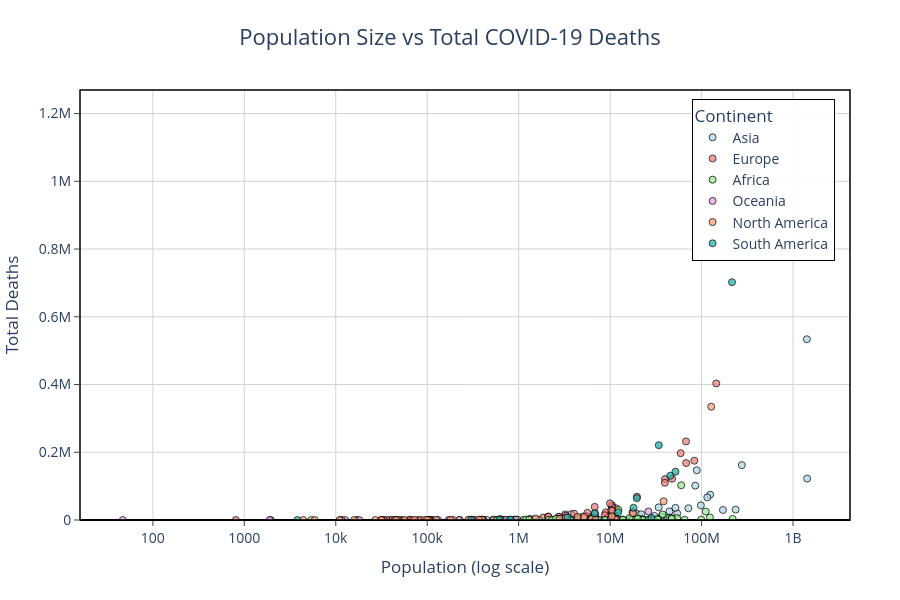

Notebook cell for this chart:
### Markdown cell above
---
## 7. 📊 Relationship Analysis: Population Size vs Total COVID-19 Deaths

**Question:** Did larger countries simply accumulate more deaths due to sheer population size?

Both axes are on a **logarithmic scale** to handle the extreme range in values. Bubble size reflects the death rate per million — this helps distinguish countries with high absolute deaths from those with disproportionately high per-capita mortality.

### Code cell
# Prepare data for Population vs Deaths chart
pop_deaths_data = latest_country_data.dropna(subset=['population', 'total_deaths', 'deaths_per_million'])

fig_pop_deaths = px.scatter(
    pop_deaths_data,
    x='population',
    y='total_deaths',
    color='continent',
    color_discrete_map=continent_colors,
    hover_name='location',
    custom_data=['population', 'total_deaths', 'deaths_per_million', 'total_cases', 'continent'],
    log_x=True,
    title='Population Size vs Total COVID-19 Deaths',
    labels={'population': 'Population (log scale)', 
            'total_deaths': 'Total Deaths'},
    height=600
)

fig_pop_deaths.update_traces(
    marker=dict(
        size=7,
        opacity=0.75,
        line=dict(width=1, color='black')
    ),
    hovertemplate=(
        '<b>%{hovertext}</b><br>'
        '<b>Continent:</b> %{customdata[4]}<br>'
        '<b>Population:</b> %{customdata[0]:,.0f}<br>'
        '<b>Total Deaths:</b> %{customdata[1]:,.0f}<br>'
        '<b>Deaths per Million:</b> %{customdata[2]:.1f}<br>'
        '<b>Total Cases:</b> %{customdata[3]:,.0f}'
        '<extra></extra>'
    )
)

fig_pop_deaths = apply_relationship_chart_guidelines(fig_pop_deaths,
    'Population Size vs Total COVID-19 Deaths',
    'Population (log scale)',
    'Total Deaths',
    y_zero=True)

fig_pop_deaths.show()

# Save the chart
fig_pop_deaths.write_html(str(output_dir / "population_vs_deaths.html"))
print("✓ Saved: outputs/charts/population_vs_deaths.html")

### Figure 1 — Plotly figure (JSON) as saved in the notebook; plotly's stock layout.template omitted (floating-point values rounded to 4 significant figures; data arrays with more than 128 entries replaced by an {"elided": "..."} marker saying what was removed)
{"data": [{"customdata": {"elided": "50x5 mixed values"}, "hovertemplate": "<b>%{hovertext}</b><br><b>Continent:</b> %{customdata[4]}<br><b>Population:</b> %{customdata[0]:,.0f}<br><b>Total Deaths:</b> %{customdata[1]:,.0f}<br><b>Deaths per Million:</b> %{customdata[2]:.1f}<br><b>Total Cases:</b> %{customdata[3]:,.0f}<extra></extra>", "hovertext": ["Afghanistan", "Armenia", "Azerbaijan", "Bahrain", "Bangladesh", "Bhutan", "Brunei", "Cambodia", "China", "East Timor", "Georgia", "Hong Kong", "India", "Indonesia", "Iran", "Iraq", "Israel", "Japan", "Jordan", "Kazakhstan", "Kuwait", "Kyrgyzstan", "Laos", "Lebanon", "Macao", "Malaysia", "Maldives", "Mongolia", "Myanmar", "Nepal", "North Korea", "Oman", "Pakistan", "Palestine", "Philippines", "Qatar", "Saudi Arabia", "Singapore", "South Korea", "Sri Lanka", "Syria", "Taiwan", "Tajikistan", "Thailand", "Turkey", "Turkmenistan", "United Arab Emirates", "Uzbekistan", "Vietnam", "Yemen"], "legendgroup": "Asia", "marker": {"color": "lightblue", "line": {"color": "black", "width": 1}, "opacity": 0.75, "size": 7, "symbol": "circle"}, "mode": "markers", "name": "Asia", "orientation": "v", "showlegend": true, "type": "scatter", "x": [41128772, 2780472, 10358078, 1472237, 171186368, 782457, 449002, 16767851, 1425887360, 1341298, 3744385, 7488863, 1417173120, 275501344, 88550568, 44496124, 9449000, 123951696, 11285875, 19397998, 4268886, 6630621, 7529477, 5489744, 695180, 33938216, 523798, 3398373, 54179312, 30547586, 26069416, 4576300, 235824864, 5250076, 115559008, 2695131, 36408824, 5637022, 51815808, 21832150, 22125242, 23893396, 9952789, 71697024, 85341248, 6430777, 9441138, 34627648, 98186856, 33696612], "xaxis": "x", "y": [7998, 8777, 10353, 1536, 29499, 21, 179, 3056, 122304, 138, 17150, 0, 533623, 162059, 146837, 25375, 12707, 74694, 14122, 19072, 2570, 1024, 671, 10947, 0, 37351, 316, 2136, 19494, 12031, 0, 4628, 30656, 5708, 66864, 690, 9646, 2024, 35934, 16907, 3163, 0, 125, 34715, 101419, 0, 2349, 1016, 43206, 2159], "yaxis": "y"}, {"customdata": {"elided": "50x5 mixed values"}, "hovertemplate": "<b>%{hovertext}</b><br><b>Continent:</b> %{customdata[4]}<br><b>Population:</b> %{customdata[0]:,.0f}<br><b>Total Deaths:</b> %{customdata[1]:,.0f}<br><b>Deaths per Million:</b> %{customdata[2]:.1f}<br><b>Total Cases:</b> %{customdata[3]:,.0f}<extra></extra>", "hovertext": ["Albania", "Andorra", "Austria", "Belarus", "Belgium", "Bosnia and Herzegovina", "Bulgaria", "Croatia", "Cyprus", "Czechia", "Denmark", "Estonia", "Faroe Islands", "Finland", "France", "Germany", "Gibraltar", "Greece", "Guernsey", "Hungary", "Iceland", "Ireland", "Isle of Man", "Italy", "Jersey", "Latvia", "Liechtenstein", "Lithuania", "Luxembourg", "Malta", "Moldova", "Monaco", "Montenegro", "Netherlands", "North Macedonia", "Norway", "Poland", "Portugal", "Romania", "Russia", "San Marino", "Serbia", "Slovakia", "Slovenia", "Spain", "Sweden", "Switzerland", "Ukraine", "United Kingdom", "Vatican"], "legendgroup": "Europe", "marker": {"color": "lightcoral", "line": {"color": "black", "width": 1}, "opacity": 0.75, "size": 7, "symbol": "circle"}, "mode": "markers", "name": "Europe", "orientation": "v", "showlegend": true, "type": "scatter", "x": [2842318, 79843, 8939617, 9534956, 11655923, 3233530, 6781955, 4030361, 896007, 10493990, 5882259, 1326064, 53117, 5540745, 67813000, 83369840, 32677, 10384972, 63329, 9967304, 372903, 5023108, 84534, 59037472, 110796, 1850654, 39355, 2750058, 647601, 533293, 3272993, 36491, 627082, 17564020, 2093606, 5434324, 39857144, 10270857, 19659270, 144713312, 33690, 6871547, 5643455, 2119843, 47558632, 10549349, 8740471, 39701744, 67508936, 808], "xaxis": "x", "y": [3605, 159, 22534, 7118, 34339, 16392, 38700, 18752, 1451, 43509, 9693, 2998, 28, 11466, 168091, 174979, 113, 39258, 67, 49053, 186, 9744, 116, 197307, 161, 7475, 89, 9810, 1000, 922, 12245, 67, 2654, 22986, 9978, 5732, 120726, 28809, 68825, 403188, 126, 18057, 21227, 10083, 121852, 27399, 14170, 109920, 232112, 0], "yaxis": "y"}, {"customdata": {"elided": "58x5 mixed values"}, "hovertemplate": "<b>%{hovertext}</b><br><b>Continent:</b> %{customdata[4]}<br><b>Population:</b> %{customdata[0]:,.0f}<br><b>Total Deaths:</b> %{customdata[1]:,.0f}<br><b>Deaths per Million:</b> %{customdata[2]:.1f}<br><b>Total Cases:</b> %{customdata[3]:,.0f}<extra></extra>", "hovertext": ["Algeria", "Angola", "Benin", "Botswana", "Burkina Faso", "Burundi", "Cameroon", "Cape Verde", "Central African Republic", "Chad", "Comoros", "Congo", "Cote d'Ivoire", "Democratic Republic of Congo", "Djibouti", "Egypt", "Equatorial Guinea", "Eritrea", "Eswatini", "Ethiopia", "Gabon", "Gambia", "Ghana", "Guinea", "Guinea-Bissau", "Kenya", "Lesotho", "Liberia", "Libya", "Madagascar", "Malawi", "Mali", "Mauritania", "Mauritius", "Mayotte", "Morocco", "Mozambique", "Namibia", "Niger", "Nigeria", "Reunion", "Rwanda", "Saint Helena", "Sao Tome and Principe", "Senegal", "Seychelles", "Sierra Leone", "Somalia", "South Africa", "South Sudan", "Sudan", "Tanzania", "Togo", "Tunisia", "Uganda", "Western Sahara", "Zambia", "Zimbabwe"], "legendgroup": "Africa", "marker": {"color": "lightgreen", "line": {"color": "black", "width": 1}, "opacity": 0.75, "size": 7, "symbol": "circle"}, "mode": "markers", "name": "Africa", "orientation": "v", "showlegend": true, "type": "scatter", "x": [44903228, 35588996, 13352864, 2630300, 22673764, 12889583, 27914542, 593162, 5579148, 17723312, 836783, 5970430, 28160548, 99010216, 1120851, 110990096, 1674916, 3684041, 1201680, 123379928, 2388997, 2705995, 33475870, 13859349, 2105580, 54027484, 2305826, 5302690, 6812344, 29611718, 20405318, 22593598, 4736146, 1299478, 326113, 37457976, 32969520, 2567024, 26207982, 218541216, 974062, 13776702, 5401, 227393, 17316452, 107135, 8605723, 17597508, 59893884, 10913172, 46874200, 65497752, 8848700, 12356116, 47249588, 576005, 20017670, 16320539], "xaxis": "x", "y": [6881, 1937, 163, 2801, 400, 15, 1974, 417, 113, 194, 160, 389, 835, 1474, 189, 24830, 183, 103, 1427, 7574, 307, 372, 1462, 468, 177, 5689, 709, 294, 6437, 1428, 2686, 743, 997, 1073, 187, 16305, 2252, 4108, 315, 3155, 921, 1468, 0, 80, 1971, 172, 126, 1361, 102595, 147, 5046, 846, 290, 29423, 3632, 0, 4077, 5740], "yaxis": "y"}, {"customdata": [[44295, 34, 767.6, 8359, "Oceania"], [26177410, 25236, 964.0, 11861161, "Oceania"], [17032, 2, 117.4, 7345, "Oceania"], [929769, 885, 951.9, 69047, "Oceania"], [306292, 650, 2122.0, 79387, "Oceania"], [171783, 419, 2439.0, 52287, "Oceania"], [131237, 24, 182.9, 5085, "Oceania"], [41593, 17, 408.7, 16297, "Oceania"], [114178, 65, 569.3, 31765, "Oceania"], [12691, 1, 78.8, 5393, "Oceania"], [289959, 314, 1083.0, 80163, "Oceania"], [5185289, 4284, 826.2, 2639048, "Oceania"], [1952, 0, 0, 1074, "Oceania"], [49574, 41, 827.0, 14912, "Oceania"], [18084, 10, 553.0, 6372, "Oceania"], [10142625, 670, 66.06, 46864, "Oceania"], [47, 0, 0, 4, "Oceania"], [222390, 31, 139.4, 17057, "Oceania"], [724272, 199, 274.8, 25954, "Oceania"], [1893, 0, 0, 80, "Oceania"], [106867, 12, 112.3, 16976, "Oceania"], [11335, 1, 88.22, 2943, "Oceania"], [326744, 14, 42.85, 12019, "Oceania"], [11596, 9, 776.1, 3760, "Oceania"]], "hovertemplate": "<b>%{hovertext}</b><br><b>Continent:</b> %{customdata[4]}<br><b>Population:</b> %{customdata[0]:,.0f}<br><b>Total Deaths:</b> %{customdata[1]:,.0f}<br><b>Deaths per Million:</b> %{customdata[2]:.1f}<br><b>Total Cases:</b> %{customdata[3]:,.0f}<extra></extra>", "hovertext": ["American Samoa", "Australia", "Cook Islands", "Fiji", "French Polynesia", "Guam", "Kiribati", "Marshall Islands", "Micronesia (country)", "Nauru", "New Caledonia", "New Zealand", "Niue", "Northern Mariana Islands", "Palau", "Papua New Guinea", "Pitcairn", "Samoa", "Solomon Islands", "Tokelau", "Tonga", "Tuvalu", "Vanuatu", "Wallis and Futuna"], "legendgroup": "Oceania", "marker": {"color": "plum", "line": {"color": "black", "width": 1}, "opacity": 0.75, "size": 7, "symbol": "circle"}, "mode": "markers", "name": "Oceania", "orientation": "v", "showlegend": true, "type": "scatter", "x": [44295, 26177410, 17032, 929769, 306292, 171783, 131237, 41593, 114178, 12691, 289959, 5185289, 1952, 49574, 18084, 10142625, 47, 222390, 724272, 1893, 106867, 11335, 326744, 11596], "xaxis": "x", "y": [34, 25236, 2, 885, 650, 419, 24, 17, 65, 1, 314, 4284, 0, 41, 10, 670, 0, 31, 199, 0, 12, 1, 14, 9], "yaxis": "y"}, {"customdata": {"elided": "41x5 mixed values"}, "hovertemplate": "<b>%{hovertext}</b><br><b>Continent:</b> %{customdata[4]}<br><b>Population:</b> %{customdata[0]:,.0f}<br><b>Total Deaths:</b> %{customdata[1]:,.0f}<br><b>Deaths per Million:</b> %{customdata[2]:.1f}<br><b>Total Cases:</b> %{customdata[3]:,.0f}<extra></extra>", "hovertext": ["Anguilla", "Antigua and Barbuda", "Aruba", "Bahamas", "Barbados", "Belize", "Bermuda", "Bonaire Sint Eustatius and Saba", "British Virgin Islands", "Canada", "Cayman Islands", "Costa Rica", "Cuba", "Curacao", "Dominica", "Dominican Republic", "El Salvador", "Greenland", "Grenada", "Guadeloupe", "Guatemala", "Haiti", "Honduras", "Jamaica", "Martinique", "Mexico", "Montserrat", "Nicaragua", "Panama", "Puerto Rico", "Saint Barthelemy", "Saint Kitts and Nevis", "Saint Lucia", "Saint Martin (French part)", "Saint Pierre and Miquelon", "Saint Vincent and the Grenadines", "Sint Maarten (Dutch part)", "Trinidad and Tobago", "Turks and Caicos Islands", "United States", "United States Virgin Islands"], "legendgroup": "North America", "marker": {"color": "lightsalmon", "line": {"color": "black", "width": 1}, "opacity": 0.75, "size": 7, "symbol": "circle"}, "mode": "markers", "name": "North America", "orientation": "v", "showlegend": true, "type": "scatter", "x": [15877, 93772, 106459, 409989, 281646, 405285, 64207, 27052, 31332, 38454328, 68722, 5180836, 11212198, 191173, 72758, 11228821, 6336393, 56494, 125459, 395762, 17843914, 11585003, 10432858, 2827382, 367512, 127504120, 4413, 6948395, 4408582, 3252412, 10994, 47681, 179872, 31816, 5885, 103959, 44192, 1531043, 45726, 338289856, 99479], "xaxis": "x", "y": [12, 146, 292, 849, 593, 688, 165, 41, 64, 55282, 37, 9372, 8530, 305, 74, 4384, 4230, 21, 238, 1021, 20203, 860, 11114, 3611, 1104, 334551, 8, 245, 8748, 5938, 5, 46, 410, 46, 2, 124, 92, 4390, 40, 1193165, 132], "yaxis": "y"}, {"customdata": [[45510324, 130663, 2871.0, 10101218, "South America"], [12224114, 22387, 1831.0, 1212147, "South America"], [215313504, 702116, 3261.0, 37511921, "South America"], [19603736, 64482, 3289.0, 5401126, "South America"], [51874028, 142727, 2751.0, 6391876, "South America"], [18001002, 36050, 2003.0, 1077445, "South America"], [3801, 0, 0, 1923, "South America"], [304568, 413, 1356.0, 98041, "South America"], [808727, 1302, 1610.0, 74443, "South America"], [6780745, 19880, 2932.0, 735759, "South America"], [34049588, 220975, 6490.0, 4526977, "South America"], [618046, 1406, 2275.0, 82501, "South America"], [3422796, 7682, 2244.0, 1041346, "South America"], [28301700, 5856, 206.9, 552695, "South America"]], "hovertemplate": "<b>%{hovertext}</b><br><b>Continent:</b> %{customdata[4]}<br><b>Population:</b> %{customdata[0]:,.0f}<br><b>Total Deaths:</b> %{customdata[1]:,.0f}<br><b>Deaths per Million:</b> %{customdata[2]:.1f}<br><b>Total Cases:</b> %{customdata[3]:,.0f}<extra></extra>", "hovertext": ["Argentina", "Bolivia", "Brazil", "Chile", "Colombia", "Ecuador", "Falkland Islands", "French Guiana", "Guyana", "Paraguay", "Peru", "Suriname", "Uruguay", "Venezuela"], "legendgroup": "South America", "marker": {"color": "lightseagreen", "line": {"color": "black", "width": 1}, "opacity": 0.75, "size": 7, "symbol": "circle"}, "mode": "markers", "name": "South America", "orientation": "v", "showlegend": true, "type": "scatter", "x": [45510324, 12224114, 215313504, 19603736, 51874028, 18001002, 3801, 304568, 808727, 6780745, 34049588, 618046, 3422796, 28301700], "xaxis": "x", "y": [130663, 22387, 702116, 64482, 142727, 36050, 0, 413, 1302, 19880, 220975, 1406, 7682, 5856], "yaxis": "y"}], "layout": {"font": {"size": 14}, "height": 600, "legend": {"bgcolor": "rgba(255,255,255,0.9)", "bordercolor": "black", "borderwidth": 1, "orientation": "v", "title": {"text": "Continent"}, "tracegroupgap": 0, "x": 0.98, "xanchor": "right", "y": 0.98, "yanchor": "top"}, "margin": {"b": 80, "l": 80, "r": 50, "t": 90}, "paper_bgcolor": "white", "plot_bgcolor": "white", "shapes": [{"fillcolor": "rgba(0,0,0,0)", "line": {"color": "black", "width": 1.5}, "type": "rect", "x0": 0, "x1": 1, "xref": "paper", "y0": 0, "y1": 1, "yref": "paper"}], "title": {"font": {"size": 22}, "text": "Population Size vs Total COVID-19 Deaths", "x": 0.5, "xanchor": "center"}, "xaxis": {"anchor": "y", "domain": [0, 1], "gridcolor": "lightgray", "showgrid": true, "tickangle": 0, "ticks": "outside", "title": {"text": "Population (log scale)"}, "type": "log", "zeroline": true, "zerolinecolor": "black"}, "yaxis": {"anchor": "x", "domain": [0, 1], "gridcolor": "lightgray", "rangemode": "tozero", "showgrid": true, "tickangle": 0, "ticks": "outside", "title": {"text": "Total Deaths"}, "zeroline": true, "zerolinecolor": "black"}}}
